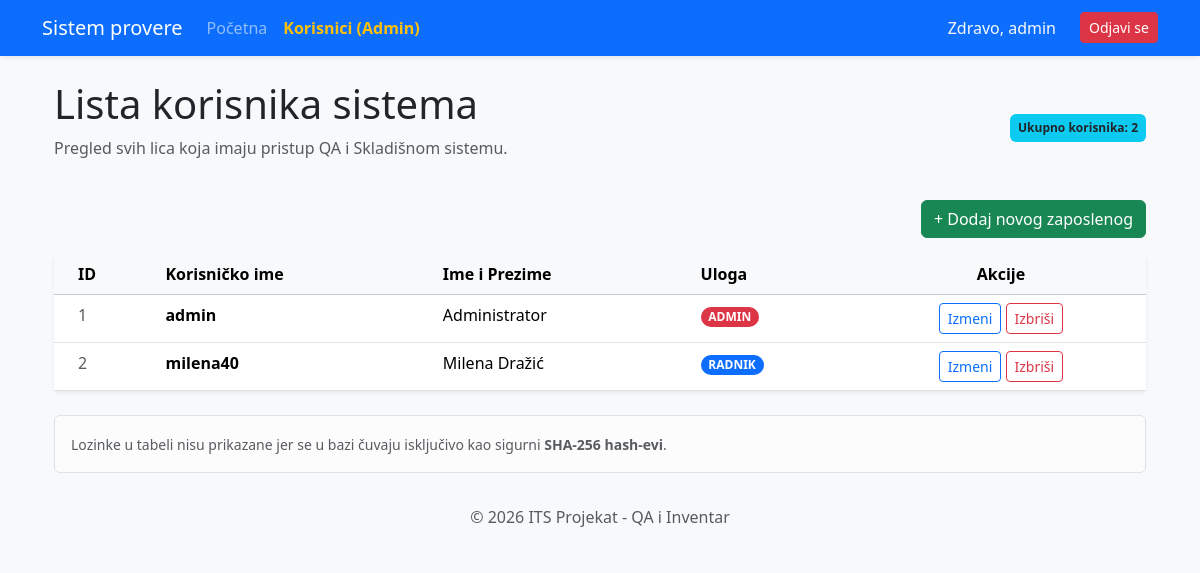
Before: /admin_panel (signed in) with the older database file.
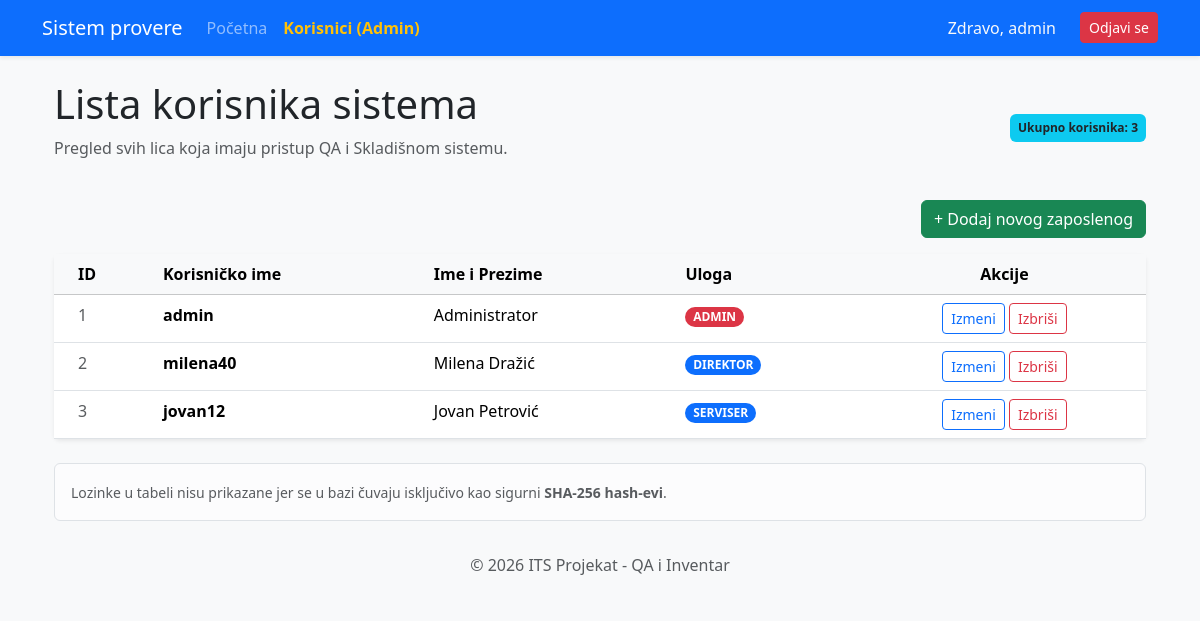
After: the same page with the newer database file.
### alchemy_classes.py (models this page shows)
class User(db.Model, UserMixin):
    __tablename__ = "user"
    id: Mapped[int] = mapped_column(Integer, primary_key=True)
    username: Mapped[str] = mapped_column(String(20), unique=True, nullable=False)
    password: Mapped[str] = mapped_column(String(100), nullable=False)
    ime_prezime: Mapped[str] = mapped_column(String(100), nullable=True)
    uloga: Mapped[str] = mapped_column(String(10), default="user")
    zaduzeni_statusi: Mapped[list["StatusResursa"]] = relationship("StatusResursa", back_populates="korisnik")

### main.py (the view)
@app.route('/admin_panel')
@login_required
def admin_panel():
    if current_user.uloga != 'admin':
        flash("Greška: Nemate administrativna ovlašćenja za pristup korisnicima!", "danger")
        return redirect(url_for('home'))
    svi_korisnici = User.query.all()
    return render_template("admin.html", korisnici=svi_korisnici, users=svi_korisnici)

### main.py (called while the page is built)
@login_manager.user_loader
def load_user(user_id):
    return db.get_or_404(User, user_id)

### templates/admin.html (shortened to what this page needs)
{% extends "base.html" %}
{% block content %}
<div class="container mt-4">
    <div class="d-flex justify-content-between align-items-center mb-4">
        <div>
            <h2 class="display-6">Lista korisnika sistema</h2>
            <p class="text-muted">Pregled svih lica koja imaju pristup QA i Skladišnom sistemu.</p>
        </div>
        <span class="badge bg-info text-dark p-2">Ukupno korisnika: {{ korisnici|length }}</span>
    </div>
    <div class="mb-3 text-end">
        <a href="{{ url_for('add_user') }}" class="btn btn-success">+ Dodaj novog zaposlenog</a>
    </div>
    <div class="card shadow-sm border-0">
        <div class="card-body p-0">
            <div class="table-responsive">
                <table class="table table-hover mb-0">
                    <thead class="table-light">
                        <tr>
                            <th class="ps-4">ID</th>
                            <th>Korisničko ime</th>
                            <th>Ime i Prezime</th>
                            <th>Uloga</th>
                            <th class="text-center">Akcije</th>
                        </tr>
                    </thead>
                    <tbody>
                        {% for k in korisnici %}
                        <tr>
                            <td class="ps-4 text-muted">{{ k.id }}</td>
                            <td><strong>{{ k.username }}</strong></td>
                            <td>{{ k.ime_prezime }}</td>
                            <td>
                                <span class="badge rounded-pill {% if k.uloga == 'admin' %}bg-danger{% else %}bg-primary{% endif %}">
                                    {{ k.uloga | upper }}
                                </span>
                            </td>
                            <td class="text-center">
                                <a href="{{ url_for('edit_user', user_id=k.id) }}" class="btn btn-sm btn-outline-primary">
                                    Izmeni
                                </a>
                                <a href="{{ url_for('delete_user', user_id=k.id) }}"
                                    class="btn btn-sm btn-outline-danger"
                                    onclick="return confirm('Da li ste sigurni da želite da obrišete korisnika {{ k.username }}?')">
                                    Izbriši
                                </a>
                            </td>
                        </tr>
                        {% endfor %}
                    </tbody>
                </table>
            </div>
        </div>
    </div>
    <div class="alert alert-light border mt-4" role="alert">
        <small class="text-muted">
             Lozinke u tabeli nisu prikazane jer se u bazi čuvaju isključivo kao sigurni <strong>SHA-256 hash-evi</strong>.
        </small>
    </div>
</div>
{% endblock %}

### templates/base.html (shortened to what this page needs)
<!DOCTYPE html>
<html lang="sr">
<head>
    {{ bootstrap.load_css() }}
</head>
<body>
    <nav class="navbar navbar-expand-lg navbar-dark bg-primary shadow-sm">
        <div class="container">
            <a class="navbar-brand" href="{{ url_for('home') }}"> Sistem provere</a>
            <div class="collapse navbar-collapse" id="navbarNav">
                <ul class="navbar-nav me-auto">
                    <li class="nav-item">
                        <a class="nav-link" href="{{ url_for('home') }}">Početna</a>
                    </li>
                    {% if current_user.is_authenticated and current_user.uloga == 'admin' %}
                    <li class="nav-item">
                        <a class="nav-link fw-bold text-warning" href="{{ url_for('admin_panel') }}"> Korisnici (Admin)</a>
                    </li>
                    {% endif %}
                </ul>
                <ul class="navbar-nav ms-auto">
                    {% if current_user.is_authenticated %}
                        <li class="nav-item">
                            <span class="nav-link text-light">Zdravo, {{ current_user.username }}</span>
                        </li>
                        <li class="nav-item">
                            <a class="btn btn-danger btn-sm ms-lg-3 mt-1" href="{{ url_for('logout') }}">Odjavi se</a>
                        </li>
                    {% else %}
                        <li class="nav-item">
                            <a class="nav-link" href="{{ url_for('login') }}">Prijava</a>
                        </li>
                    {% endif %}
                </ul>
            </div>
        </div>
    </nav>
    <div class="container">
        {% block content %}{% endblock %}
    </div>
    <footer class="footer mt-auto py-3 bg-light text-center">
        <div class="container">
            <span class="text-muted">© 2026 ITS Projekat - QA i Inventar</span>
        </div>
    </footer>
</body>
</html>
</html>

Changed rows visible on the page:
changed User "milena40": uloga "RADNIK" → "DIREKTOR"
added User: id "3", username "jovan12", ime_prezime "Jovan Petrović", uloga "SERVISER"
Other visible differences:
{{ korisnici|length }}: "2" → "3"
